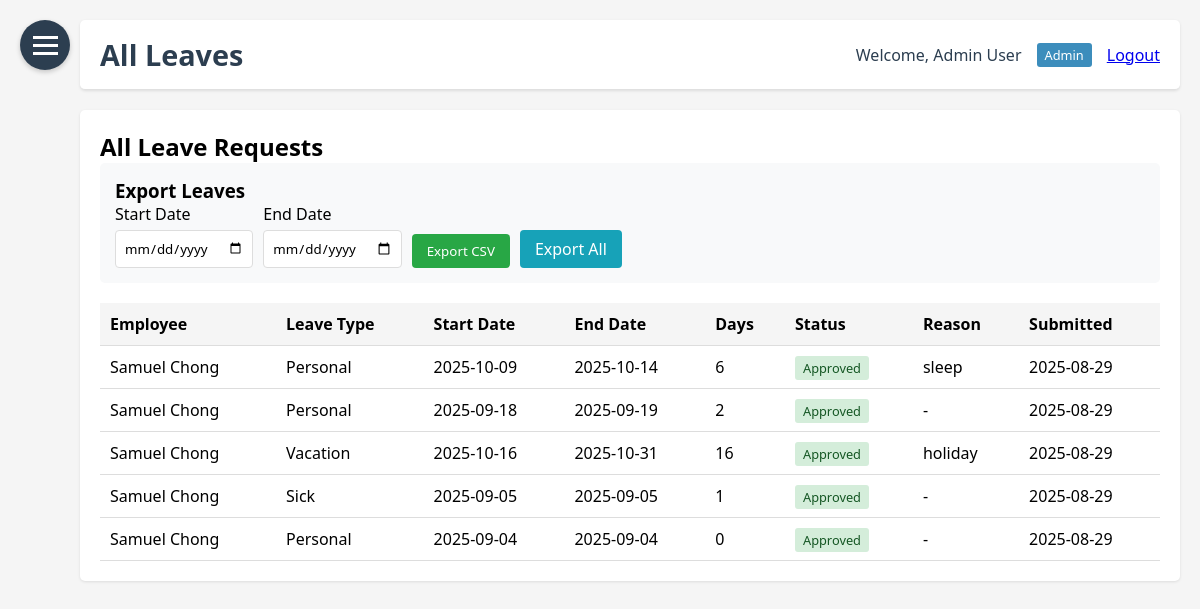
The page /all_leaves (signed in) on the database its author committed.
### HerculesSystem.py (models this page shows)
class Employee(UserMixin, db.Model):
    id = db.Column(db.Integer, primary_key=True)
    username = db.Column(db.String(80), unique=True, nullable=False)
    password = db.Column(db.String(120), nullable=False)
    full_name = db.Column(db.String(120), nullable=False)
    email = db.Column(db.String(120), unique=True, nullable=False)
    department = db.Column(db.String(80))
    position = db.Column(db.String(80))
    hire_date = db.Column(db.Date)
    is_admin = db.Column(db.Boolean, default=False)
    user_type = db.Column(db.String(20), default='employee')  # admin, supervisor, office, factory

class LeaveRequest(db.Model):
    id = db.Column(db.Integer, primary_key=True)
    employee_id = db.Column(db.Integer, db.ForeignKey('employee.id'), nullable=False)
    start_date = db.Column(db.Date, nullable=False)
    end_date = db.Column(db.Date, nullable=False)
    leave_type = db.Column(db.String(50), nullable=False)  # Vacation, Sick, Personal, etc.
    reason = db.Column(db.Text)
    status = db.Column(db.String(20), default='pending')  # pending, approved, rejected
    days_requested = db.Column(db.Integer, nullable=False)  # Number of days requested
    created_at = db.Column(db.DateTime, default=datetime.utcnow)
    approved_at = db.Column(db.DateTime)  # When it was approved
    employee = db.relationship('Employee', backref=db.backref('leave_requests', lazy=True))

### HerculesSystem.py (the view)
@app.route('/all_leaves')
@login_required
def all_leaves():
    if current_user.user_type not in ['admin', 'supervisor']:
        flash('You do not have permission to view all leaves.', 'danger')
        return redirect(url_for('leaves'))
    all_requests = LeaveRequest.query.order_by(LeaveRequest.created_at.desc()).all()
    return render_template('all_leaves.html', all_requests=all_requests)

### HerculesSystem.py (called while the page is built)
@login_manager.user_loader
def load_user(user_id):
    return Employee.query.get(int(user_id))

@app.context_processor
def inject_now():
    return {'now': datetime.utcnow()}

@app.before_request
def before_request():
    if request.url.startswith('https://'):
        new_url = request.url.replace('https://', 'http://', 1)
        return redirect(new_url, code=301)

### templates/all_leaves.html (shortened to what this page needs)
{% extends "base.html" %}
{% block header %}All Leaves{% endblock %}
{% block content %}
<h2>All Leave Requests</h2>
<div style="background: #f8f9fa; padding: 15px; border-radius: 5px; margin-bottom: 20px;">
    <h3>Export Leaves</h3>
    <form method="GET" action="{{ url_for('export_leaves') }}">
        <div style="display: flex; gap: 10px; align-items: center; flex-wrap: wrap;">
            <div>
                <label for="start_date" style="display: block; margin-bottom: 5px;">Start Date</label>
                <input type="date" id="start_date" name="start_date" style="padding: 8px; border: 1px solid #ddd; border-radius: 4px;">
            </div>
            <div>
                <label for="end_date" style="display: block; margin-bottom: 5px;">End Date</label>
                <input type="date" id="end_date" name="end_date" style="padding: 8px; border: 1px solid #ddd; border-radius: 4px;">
            </div>
            <div style="align-self: end;">
                <button type="submit" style="background: #28a745; color: white; padding: 8px 15px; border: none; border-radius: 4px; cursor: pointer;">
                    Export CSV
                </button>
            </div>
            <div style="align-self: end;">
                <a href="{{ url_for('export_leaves') }}" style="background: #17a2b8; color: white; padding: 8px 15px; border: none; border-radius: 4px; text-decoration: none; display: inline-block;">
                    Export All
                </a>
            </div>
        </div>
    </form>
</div>
{% if all_requests %}
<table style="width: 100%; border-collapse: collapse; margin-top: 20px;">
    <thead>
        <tr style="background: #f5f5f5;">
            <th style="padding: 10px; text-align: left; border-bottom: 1px solid #ddd;">Employee</th>
            <th style="padding: 10px; text-align: left; border-bottom: 1px solid #ddd;">Leave Type</th>
            <th style="padding: 10px; text-align: left; border-bottom: 1px solid #ddd;">Start Date</th>
            <th style="padding: 10px; text-align: left; border-bottom: 1px solid #ddd;">End Date</th>
            <th style="padding: 10px; text-align: left; border-bottom: 1px solid #ddd;">Days</th>
            <th style="padding: 10px; text-align: left; border-bottom: 1px solid #ddd;">Status</th>
            <th style="padding: 10px; text-align: left; border-bottom: 1px solid #ddd;">Reason</th>
            <th style="padding: 10px; text-align: left; border-bottom: 1px solid #ddd;">Submitted</th>
        </tr>
    </thead>
    <tbody>
        {% for request in all_requests %}
        <tr>
            <td style="padding: 10px; border-bottom: 1px solid #ddd;">{{ request.employee.full_name }}</td>
            <td style="padding: 10px; border-bottom: 1px solid #ddd;">{{ request.leave_type|title }}</td>
            <td style="padding: 10px; border-bottom: 1px solid #ddd;">{{ request.start_date.strftime('%Y-%m-%d') }}</td>
            <td style="padding: 10px; border-bottom: 1px solid #ddd;">{{ request.end_date.strftime('%Y-%m-%d') }}</td>
            <td style="padding: 10px; border-bottom: 1px solid #ddd;">{{ request.days_requested }}</td>
            <td style="padding: 10px; border-bottom: 1px solid #ddd;">
                <span style="
                    padding: 3px 8px;
                    border-radius: 3px;
                    font-size: 0.8rem;
                    {% if request.status == 'approved' %}
                        background: #d4edda; color: #155724;
                    {% elif request.status == 'rejected' %}
                        background: #f8d7da; color: #721c24;
                    {% else %}
                        background: #fff3cd; color: #856404;
                    {% endif %}
                ">
                    {{ request.status|title }}
                </span>
            </td>
            <td style="padding: 10px; border-bottom: 1px solid #ddd;">{{ request.reason|truncate(30) }}</td>
            <td style="padding: 10px; border-bottom: 1px solid #ddd;">{{ request.created_at.strftime('%Y-%m-%d') }}</td>
        </tr>
        {% endfor %}
    </tbody>
</table>
{% else %}
<p>No leave requests found.</p>
{% endif %}
{% endblock %}

### templates/base.html (shortened to what this page needs)
<!DOCTYPE html>
<html lang="en">
<head>
</head>
<body>
    <div class="hamburger-menu" id="hamburgerMenu">
        <span></span>
    </div>
    <div class="main-content" id="mainContent">
        <div class="header">
            <h1>{% block header %}Hercules HR{% endblock %}</h1>
            <div class="user-info">
                {% if current_user.is_authenticated %}
                <span>Welcome, {{ current_user.full_name }}</span>
                {% if current_user.is_admin %}
                <span style="background: #3c8dbc; color: white; padding: 3px 8px; border-radius: 3px; font-size: 0.8rem;">Admin</span>
                {% endif %}
                <a href="{{ url_for('logout') }}">Logout</a>
                {% else %}
                <a href="{{ url_for('login') }}">Login</a>
                {% endif %}
            </div>
        </div>
        <div class="content">
            {% block content %}{% endblock %}
        </div>
    </div>
</body>
</html>

### templates/base.html (style rules this page uses)
* { margin: 0; padding: 0; box-sizing: border-box; font-family: 'Segoe UI', Tahoma, Geneva, Verdana, sans-serif; }
body { display: flex; min-height: 100vh; background-color: #f5f5f5; }
.hamburger-menu { position: fixed; top: 20px; left: 20px; z-index: 1000; cursor: pointer; background: #2c3e50; border-radius: 50%; width: 50px; height: 50px; display: flex; align-items: center; justify-content: center; box-shadow: 0 2px 5px rgba(0,0,0,0.2); }
.hamburger-menu span { display: block; width: 25px; height: 3px; background: #fff; position: relative; transition: all 0.3s; }
.hamburger-menu span:before, .hamburger-menu span:after { content: ''; position: absolute; width: 25px; height: 3px; background: #fff; transition: all 0.3s; }
.hamburger-menu span:before { top: -8px; }
.hamburger-menu span:after { top: 8px; }
.main-content { flex: 1; padding: 20px; margin-left: 0; transition: margin-left 0.3s ease; padding-left: 80px; }
.header { background: #fff; padding: 15px 20px; border-bottom: 1px solid #e0e0e0; display: flex; justify-content: space-between; align-items: center; margin-bottom: 20px; border-radius: 5px; box-shadow: 0 1px 3px rgba(0,0,0,0.1); }
.header h1 { font-size: 1.8rem; color: #2c3e50; }
.user-info { display: flex; align-items: center; }
.user-info span { margin-right: 15px; color: #2c3e50; }
.content { background: #fff; padding: 20px; border-radius: 5px; box-shadow: 0 1px 3px rgba(0,0,0,0.1); }

### rows shown on the page
Employee: full_name "Admin User"
LeaveRequest: employee.full_name "Samuel Chong", leave_type "Personal", start_date "2025-10-09", end_date "2025-10-14", days_requested "6", status "Approved", reason "sleep", created_at "2025-08-29"
LeaveRequest: employee.full_name "Samuel Chong", leave_type "Personal", start_date "2025-09-18", end_date "2025-09-19", days_requested "2", status "Approved", reason "-", created_at "2025-08-29"
LeaveRequest: employee.full_name "Samuel Chong", leave_type "Vacation", start_date "2025-10-16", end_date "2025-10-31", days_requested "16", status "Approved", reason "holiday", created_at "2025-08-29"
LeaveRequest: employee.full_name "Samuel Chong", leave_type "Sick", start_date "2025-09-05", end_date "2025-09-05", days_requested "1", status "Approved", reason "-", created_at "2025-08-29"
LeaveRequest: employee.full_name "Samuel Chong", leave_type "Personal", start_date "2025-09-04", end_date "2025-09-04", days_requested "0", status "Approved", reason "-", created_at "2025-08-29"
